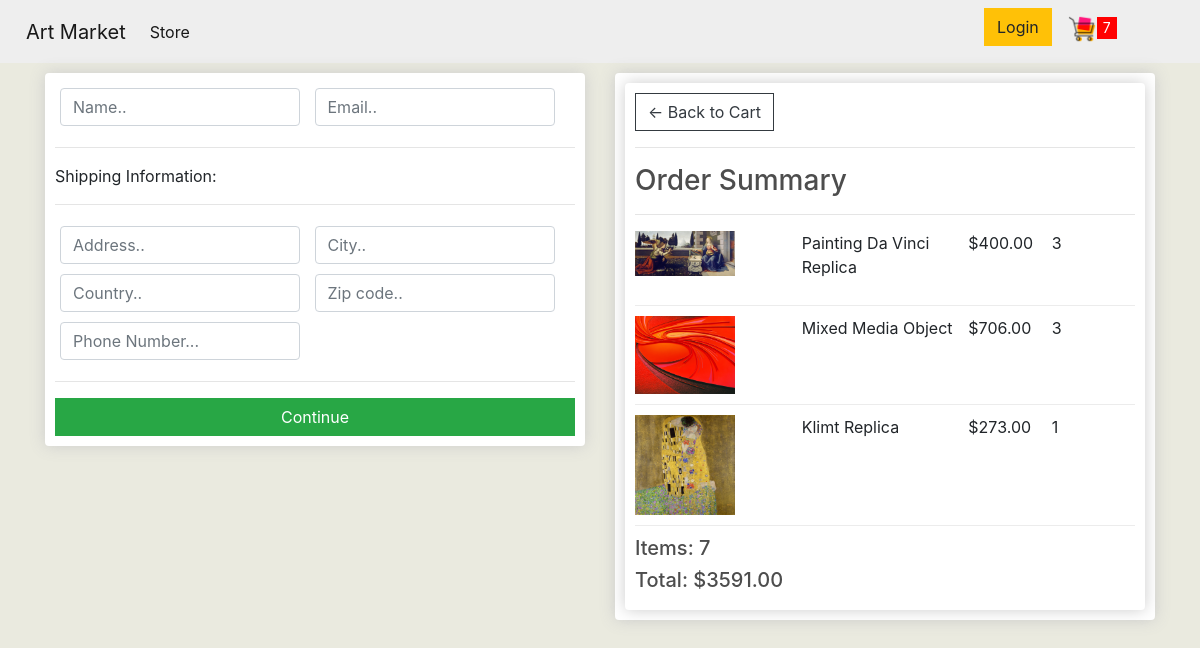
/checkout/ (signed in), run on an earlier commit of the app's database.
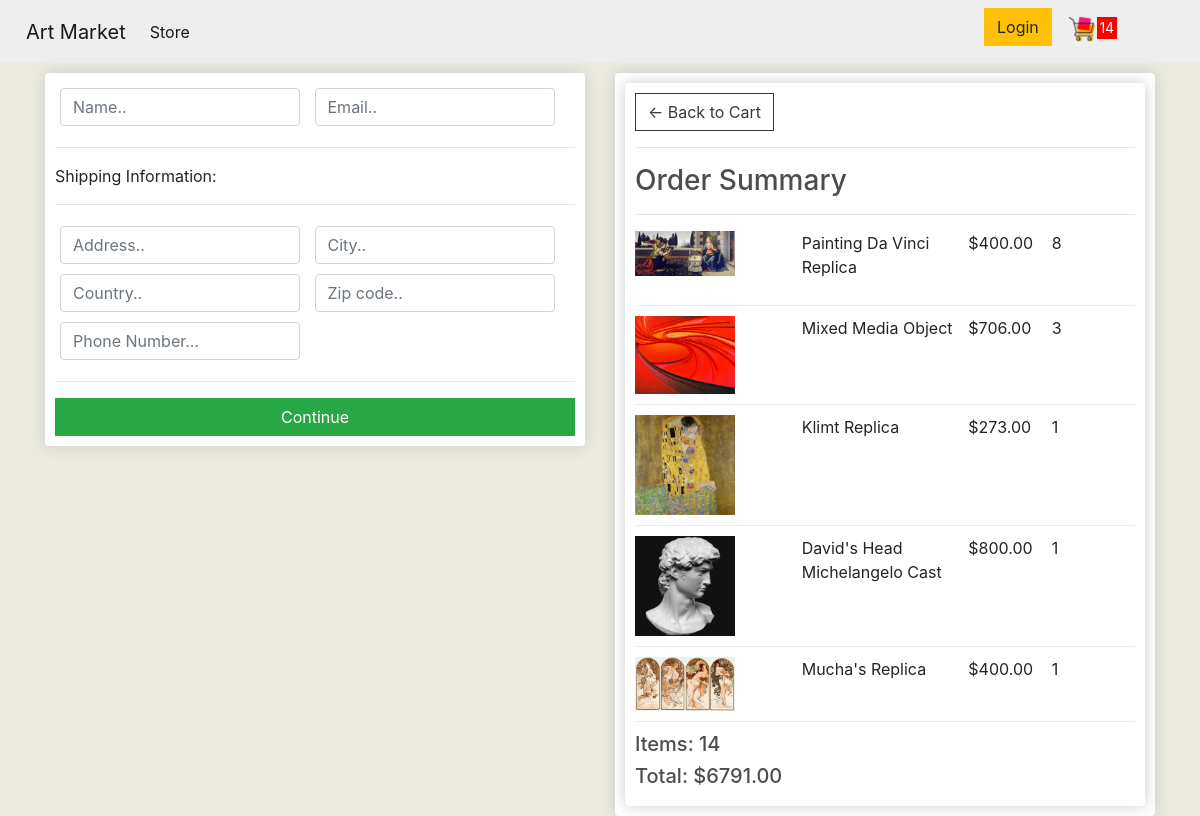
And on a later commit of the database.
### store/models.py (models this page shows, shortened)
class OrderItem(models.Model):
	product = models.ForeignKey(Product, on_delete=models.SET_NULL, null=True)
	order = models.ForeignKey(Order, on_delete=models.SET_NULL, null=True)
	quantity = models.IntegerField(default=0, null=True, blank=True)
	date_added = models.DateTimeField(auto_now_add=True)
	@property
	def get_total(self):
		total = self.product.price * self.quantity
		return total

class Product(models.Model):
	name = models.CharField(max_length=200)
	price = models.FloatField()
	digital = models.BooleanField(default=False,null=True, blank=True)
	image = models.ImageField(null=True, blank=True)
	@property
	def imageURL(self):
		try:
			url = self.image.url
		except:
			url = ''
		return url

class Order(models.Model):
	customer = models.ForeignKey(Customer, on_delete=models.SET_NULL, null=True, blank=True)
	date_ordered = models.DateTimeField(auto_now_add=True)
	complete = models.BooleanField(default=False)
	transaction_id = models.CharField(max_length=100, null=True)
	@property
	def shipping(self):
		shipping = False
		orderitems = self.orderitem_set.all()
		for i in orderitems:
			if i.product.digital == False:
				shipping = True
		return shipping
	@property
	def get_cart_total(self):
		orderitems = self.orderitem_set.all()
		total = sum([item.get_total for item in orderitems])
		return total
	@property
	def get_cart_items(self):
		orderitems = self.orderitem_set.all()
		total = sum([item.quantity for item in orderitems])
		return total

### store/views.py (the view, shortened to what this page needs)
# urls.py: path('checkout/', views.checkout, name='checkout'),
def checkout(request):
    if request.user.is_authenticated:
        customer = request.user.customer
        order, created = Order.objects.get_or_create(customer=customer, complete=False)
        items = order.orderitem_set.all()
        cartItems = order.get_cart_items
    products = Product.objects.all()
    context = {'items': items,
               'order': order, 'cartItems': cartItems }
    return render(request, 'store/checkout.html', context)

### store/templates/store/checkout.html (shortened to what this page needs)
{% extends 'store/main.html' %}
{% load static %}
{% block content %}
<div class="row">
    <div class="col-lg-6">
        <div class="box-element" id="form-wrapper">
            <form id="form">
                <div id="user-info">
                    <div class="form-field">
                        <input required class="form-control" type="text" name="name" placeholder="Name..">
                    </div>
                    <div class="form-field">
                        <input required class="form-control" type="email" name="email" placeholder="Email..">
                    </div>
                </div>
                <div id="shipping-info">
                    <hr>
                    <p>Shipping Information:</p>
                    <hr>
                    <div class="form-field">
                        <input class="form-control" type="text" name="address" placeholder="Address..">
                    </div>
                    <div class="form-field">
                        <input class="form-control" type="text" name="city" placeholder="City..">
                    </div>
                    <div class="form-field">
                        <input class="form-control" type="text" name="country" placeholder="Country..">
                    </div>
                    <div class="form-field">
                        <input class="form-control" type="text" name="zipcode" placeholder="Zip code..">
                    </div>
                    <div class="form-field">
                        <input class="form-control" type="text" name="phone" placeholder="Phone Number...">
                    </div>
                </div>
                <hr>
					<input id="form-button" class="btn btn-success btn-block" type="submit" value="Continue">
				</form>
			</div>
            <br>
        </div>
    <div class="col-lg-6">
        <div class="box-element">
            <div class="box-element">
				<a  class="btn btn-outline-dark" href="{% url 'cart' %}">&#x2190; Back to Cart</a>
				<hr>
				<h3>Order Summary</h3>
				<hr>
                {%for item in items%}
				<div class="cart-row">
					<div style="flex:2"><img class="row-image" src="{{item.product.imageURL}}"></div>
					<div style="flex:2"><p>{{item.product.name}}</p></div>
					<div style="flex:1"><p>${{item.product.price|floatformat:2}}</p></div>
					<div style="flex:1"><p>{{item.quantity}}</p></div>
				</div>
                {%endfor%}
				<h5>Items:   {{order.get_cart_items}}</h5>
				<h5>Total:   ${{order.get_cart_total|floatformat:2}}</h5>
        </div>
    </div>
</div>
{% endblock content %}

What changed in the data, as far as the page shows it:
changed OrderItem "Painting Da Vinci Replica": quantity "3" → "8"
added OrderItem: product.imageURL (picture), product.name "David's Head Michelangelo Cast", product.price "800.00", quantity "1"
added OrderItem: product.imageURL (picture), product.name "Mucha's Replica", product.price "400.00", quantity "1"
changed through a linked row, Order: get_cart_items "7" → "14"; get_cart_total "3591.00" → "6791.00"
Also different on the page:
{{ cartItems }}: "7" → "14"
